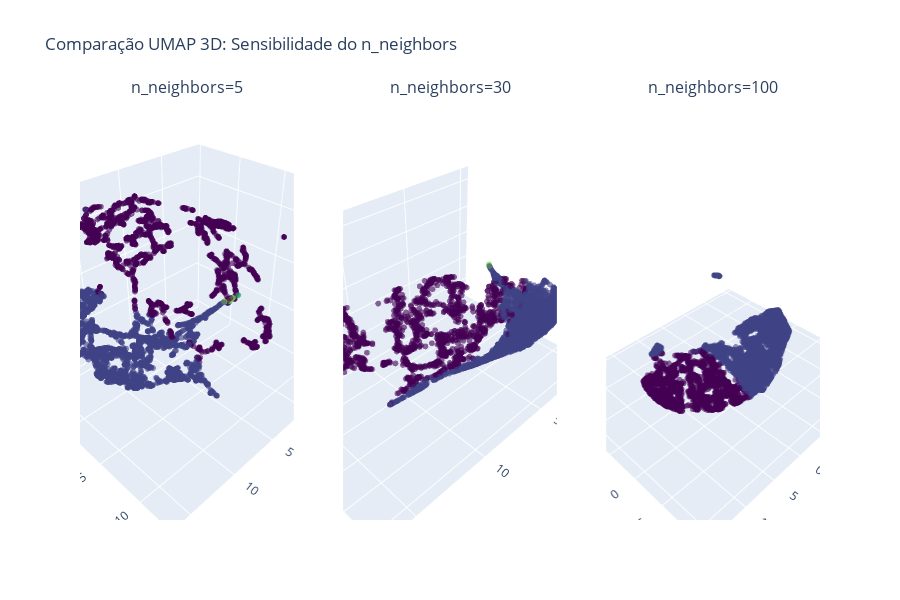

The notebook cell this image was saved under:
### Code cell
import umap
import plotly.graph_objects as go
from plotly.subplots import make_subplots

vizinhos = [5, 30, 100]

# Criando a estrutura de subplots 3D
fig = make_subplots(
    rows=1, cols=3,
    specs=[[{'type': 'scene'}, {'type': 'scene'}, {'type': 'scene'}]],
    subplot_titles=[f'n_neighbors={n}' for n in vizinhos]
)

for i, n in enumerate(vizinhos):
    # IMPORTANTE: n_components=3 para gerar as 3 coordenadas
    reducer = umap.UMAP(n_neighbors=n, min_dist=0.1, n_components=3, random_state=42)
    X_umap_3d = reducer.fit_transform(X_scaled)
    
    # Adicionando o rastro (trace) de pontos ao subplot
    fig.add_trace(
        go.Scatter3d(
            x=X_umap_3d[:, 0],
            y=X_umap_3d[:, 1],
            z=X_umap_3d[:, 2],
            mode='markers',
            marker=dict(
                size=2,
                color=labels,
                colorscale='Viridis',
                opacity=0.6
            ),
            name=f'neighbors {n}'
        ),
        row=1, col=i+1
    )

fig.update_layout(
    title_text='Comparação UMAP 3D: Sensibilidade do n_neighbors',
    height=600,
    showlegend=False
)

fig.show()

# Gente, caso nao apareca no seu notebook, descomente a linha abaixo para abrir no navegador
# import plotly.io as pio
# pio.renderers.default = "browser"

### Figure 1 — Plotly figure (JSON) as saved in the notebook; plotly's stock layout.template omitted (floating-point values rounded to 4 significant figures; data arrays with more than 128 entries replaced by an {"elided": "..."} marker saying what was removed)
{"data": [{"marker": {"color": {"elided": "5570 int values"}, "colorscale": [[0, "#440154"], [0.1111, "#482878"], [0.2222, "#3e4989"], [0.3333, "#31688e"], [0.4444, "#26828e"], [0.5556, "#1f9e89"], [0.6667, "#35b779"], [0.7778, "#6ece58"], [0.8889, "#b5de2b"], [1, "#fde725"]], "opacity": 0.6, "size": 2}, "mode": "markers", "name": "neighbors 5", "scene": "scene", "type": "scatter3d", "x": {"elided": "5570 float values"}, "y": {"elided": "5570 float values"}, "z": {"elided": "5570 float values"}}, {"marker": {"color": {"elided": "5570 int values"}, "colorscale": [[0, "#440154"], [0.1111, "#482878"], [0.2222, "#3e4989"], [0.3333, "#31688e"], [0.4444, "#26828e"], [0.5556, "#1f9e89"], [0.6667, "#35b779"], [0.7778, "#6ece58"], [0.8889, "#b5de2b"], [1, "#fde725"]], "opacity": 0.6, "size": 2}, "mode": "markers", "name": "neighbors 30", "scene": "scene2", "type": "scatter3d", "x": {"elided": "5570 float values"}, "y": {"elided": "5570 float values"}, "z": {"elided": "5570 float values"}}, {"marker": {"color": {"elided": "5570 int values"}, "colorscale": [[0, "#440154"], [0.1111, "#482878"], [0.2222, "#3e4989"], [0.3333, "#31688e"], [0.4444, "#26828e"], [0.5556, "#1f9e89"], [0.6667, "#35b779"], [0.7778, "#6ece58"], [0.8889, "#b5de2b"], [1, "#fde725"]], "opacity": 0.6, "size": 2}, "mode": "markers", "name": "neighbors 100", "scene": "scene3", "type": "scatter3d", "x": {"elided": "5570 float values"}, "y": {"elided": "5570 float values"}, "z": {"elided": "5570 float values"}}], "layout": {"annotations": [{"font": {"size": 16}, "showarrow": false, "text": "n_neighbors=5", "x": 0.1444, "xanchor": "center", "xref": "paper", "y": 1, "yanchor": "bottom", "yref": "paper"}, {"font": {"size": 16}, "showarrow": false, "text": "n_neighbors=30", "x": 0.5, "xanchor": "center", "xref": "paper", "y": 1, "yanchor": "bottom", "yref": "paper"}, {"font": {"size": 16}, "showarrow": false, "text": "n_neighbors=100", "x": 0.8556, "xanchor": "center", "xref": "paper", "y": 1, "yanchor": "bottom", "yref": "paper"}], "height": 600, "scene": {"domain": {"x": [0, 0.2889], "y": [0, 1]}}, "scene2": {"domain": {"x": [0.3556, 0.6444], "y": [0, 1]}}, "scene3": {"domain": {"x": [0.7111, 1], "y": [0, 1]}}, "showlegend": false, "title": {"text": "Comparação UMAP 3D: Sensibilidade do n_neighbors"}}}
